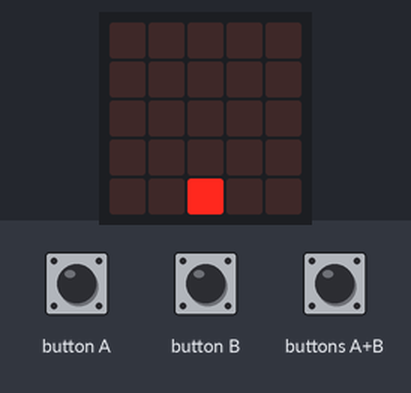
Bench run of a program on a simulated BBC micro:bit (MakeCode). On the bench: the board's 5×5 LED display. The test bench sets the inputs (shaded band). Random numbers come from a fixed seed.

Above: at 1.2 s.
1.3 s: buttons A+B pressed for 0.15 s
At 1.8 s:
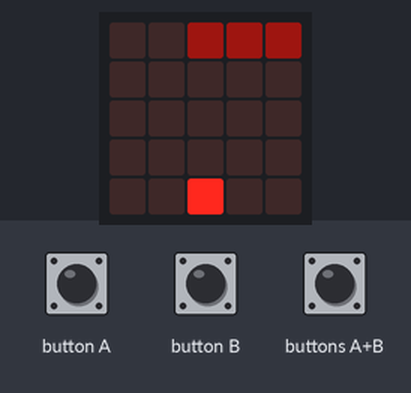
4.4 s: button A pressed for 0.15 s
At 6.2 s:
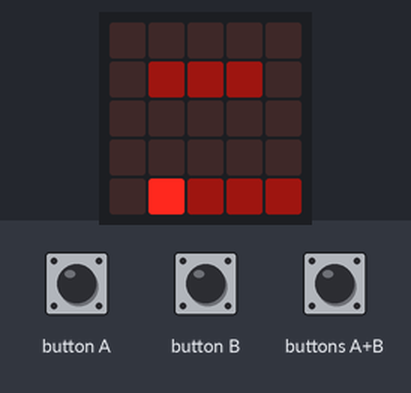
6.9 s: button B pressed for 0.15 s
At 7.5 s:
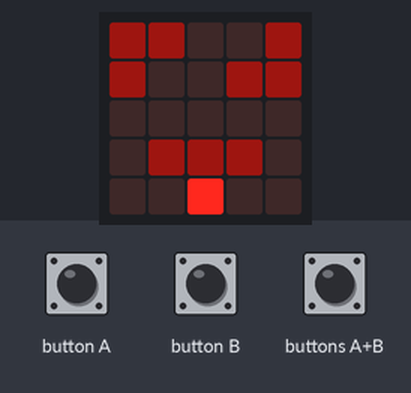
7.6 s: buttons A+B pressed for 1 s
At 9.1 s:
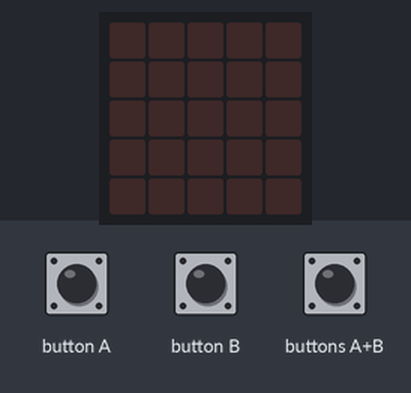
10.7 s: button A pressed for 0.15 s
At 11.8 s:
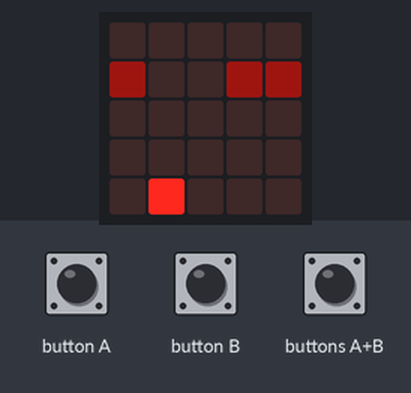
13.8 s: button B pressed for 0.15 s
At 15.2 s:
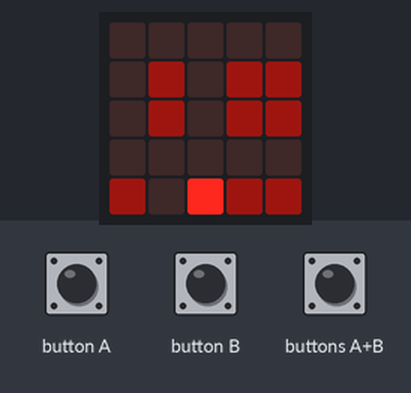
Timing chart, 0 to 16.8 s (numbered marks = the images above; inputs shaded):
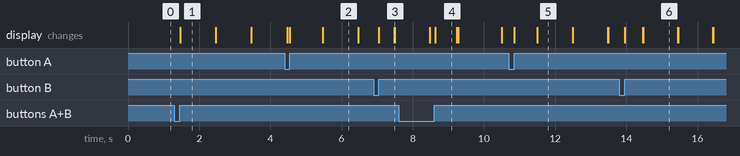

Measured:
- after the input at 1.3 s, the display: changes after 0.17 s (image 1)
- what the display in image 1 shows lasts 1.0 s, from 1.5 s to 2.5 s
- what the display in image 4 shows lasts 0.6 s, from 8.6 s to 9.2 s

The program:

main.ts
```typescript
input.onButtonPressed(Button.A, function () {
    老鼠.change(LedSpriteProperty.X, -1)
})
input.onButtonPressed(Button.AB, function () {
    basic.clearScreen()
    game.resume()
    time = 1000
    score = 0
    run1 = true
    run2 = false
    run3 = false
    if (w11) {
        w11.delete()
        w12.delete()
        w13.delete()
    }
    if (w21) {
        w21.delete()
        w22.delete()
        w23.delete()
    }
    if (w31) {
        w31.delete()
        w32.delete()
        w33.delete()
    }
})
input.onButtonPressed(Button.B, function () {
    老鼠.change(LedSpriteProperty.X, 1)
})
let wall: number[] = []
let w33: game.LedSprite = null
let w32: game.LedSprite = null
let w31: game.LedSprite = null
let w23: game.LedSprite = null
let w22: game.LedSprite = null
let w21: game.LedSprite = null
let w13: game.LedSprite = null
let w12: game.LedSprite = null
let w11: game.LedSprite = null
let run3 = false
let run2 = false
let score = 0
let time = 0
let run1 = false
let 老鼠: game.LedSprite = null
老鼠 = game.createSprite(2, 4)
run1 = false
let list = [
[0, 3, 4],
[2, 3, 4],
[0, 1, 4],
[1, 3, 4],
[1, 2, 3],
[0, 1, 2]
]
// 第一道牆
basic.forever(function () {
    if (run1) {
        wall = list[randint(0, 5)]
        w11 = game.createSprite(wall[0], 0)
        w12 = game.createSprite(wall[1], 0)
        w13 = game.createSprite(wall[2], 0)
        w11.set(LedSpriteProperty.Brightness, 30)
        w12.set(LedSpriteProperty.Brightness, 30)
        w13.set(LedSpriteProperty.Brightness, 30)
        for (let index = 0; index <= 4; index++) {
            w11.set(LedSpriteProperty.Y, index)
            w12.set(LedSpriteProperty.Y, index)
            w13.set(LedSpriteProperty.Y, index)
            basic.pause(time)
            if (index == 2) {
                run2 = true
            }
        }
        w11.delete()
        w12.delete()
        w13.delete()
        if (game.isRunning()) {
            score += 1
            basic.pause(time)
        }
    }
})
basic.forever(function () {
    if (run2) {
        run2 = false
        wall = list[randint(0, 5)]
        w21 = game.createSprite(wall[0], 0)
        w22 = game.createSprite(wall[1], 0)
        w23 = game.createSprite(wall[2], 0)
        w21.set(LedSpriteProperty.Brightness, 30)
        w22.set(LedSpriteProperty.Brightness, 30)
        w23.set(LedSpriteProperty.Brightness, 30)
        for (let index = 0; index <= 4; index++) {
            if (index == 2) {
                run3 = true
            }
            w21.set(LedSpriteProperty.Y, index)
            w22.set(LedSpriteProperty.Y, index)
            w23.set(LedSpriteProperty.Y, index)
            basic.pause(time)
        }
        w21.delete()
        w22.delete()
        w23.delete()
        if (game.isRunning()) {
            score += 1
            basic.pause(time)
        }
    }
})
basic.forever(function () {
    if (run3) {
        run3 = false
        wall = list[randint(0, 5)]
        w31 = game.createSprite(wall[0], 0)
        w32 = game.createSprite(wall[1], 0)
        w33 = game.createSprite(wall[2], 0)
        w31.set(LedSpriteProperty.Brightness, 30)
        w32.set(LedSpriteProperty.Brightness, 30)
        w33.set(LedSpriteProperty.Brightness, 30)
        for (let index = 0; index <= 4; index++) {
            w31.set(LedSpriteProperty.Y, index)
            w32.set(LedSpriteProperty.Y, index)
            w33.set(LedSpriteProperty.Y, index)
            basic.pause(time)
        }
        w31.delete()
        w32.delete()
        w33.delete()
        if (game.isRunning()) {
            score += 1
            basic.pause(time)
            time += -20
        }
    }
})
basic.forever(function () {
    if (run1) {
        if (w11) {
            if (老鼠.isTouching(w11) || (老鼠.isTouching(w12) || 老鼠.isTouching(w13))) {
                game.pause()
            }
        }
        if (w21) {
            if (老鼠.isTouching(w21) || (老鼠.isTouching(w22) || 老鼠.isTouching(w23))) {
                game.pause()
            }
        }
        if (w31) {
            if (老鼠.isTouching(w31) || (老鼠.isTouching(w32) || 老鼠.isTouching(w33))) {
                game.pause()
            }
        }
    }
    if (game.isPaused()) {
        run1 = false
        basic.showNumber(score)
    }
})
```

test.ts
```typescript
// 在這裡測試；當此封包作為擴充功能時，將不會編譯此內容。
```
